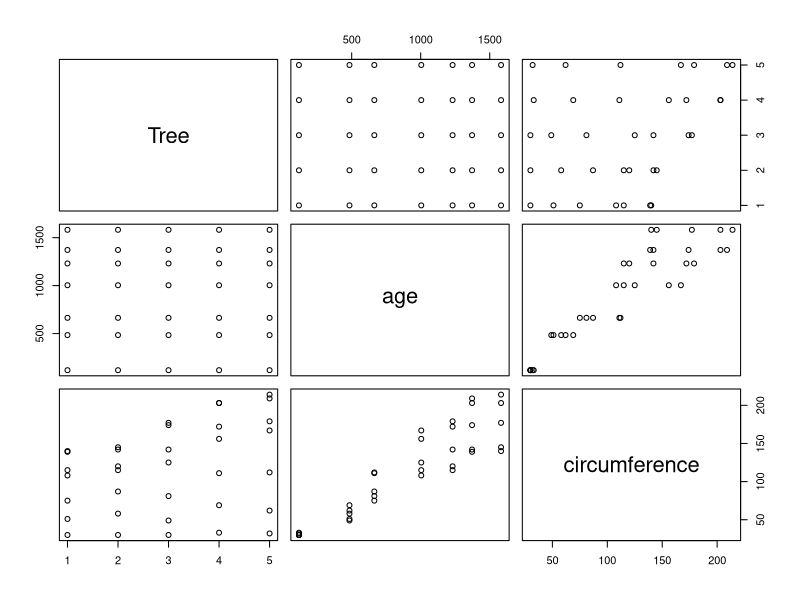

This figure's R source: (Note: this script raises an error after producing the figure.)
# Beginning Data Analysis

library(ggplot2)

# Data set

str(Orange)
summary(Orange)

plot(Orange)

my_gplot<- ggplot(Orange, aes(x=age, y=circumference))

my_gplot + geom_point(aes(color=Tree)) +
  # geom_smooth(method="lm", color="black", show.legend = T) +
# loess < 1,000 item dataset < gam
# geom_smooth(method="loess", color='green', show.legend = T) +
# geom_smooth(method="glm", color='blue', show.legend =  T) 
# glm generalized linear smooths
  geom_smooth(method='lm', aes(color='linear')) +
  geom_smooth(method='lm', formula = y ~ poly(x,2), aes(color='polynomial')) +
  geom_smooth(method="lm", formula = y ~ x + I(x^2), aes(color='quadratic')) +
  geom_smooth(method='lm', formula = y ~ x * log(x), aes(color='logarithmic')) +
# Exponential not yet working  
  geom_smooth(method='lm', formula = y ~ exp(x), aes(color='exponential')) +
# ggplots facets
  facet_wrap(~Tree) +
# plot facets
  Facet_wrap(~Tree)
# rlm, robust linear model, didn't see it work
# Use geom_smooth instead of stat_geom for all standard plots.
